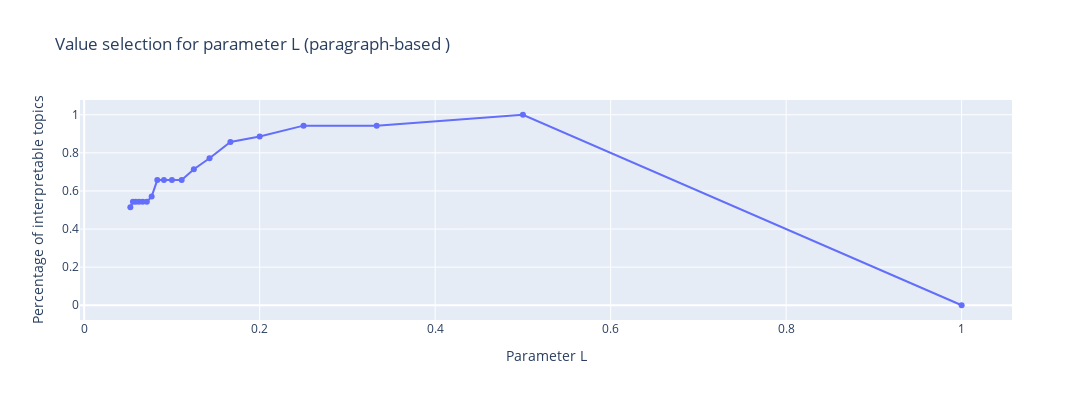

This figure's notebook cell:
### Markdown cell above
The following chart shows that when L = 0.5, the the percentage of interpretable topics is 100%, so we set L = 0.5 - ie, each topic needs at least 2(1/L) paragraphs to be interpreted.

### Code cell
df_topic_para2 = df_topic_para1.drop(['document_id', 'paragraphs'], axis = 1)
list_perc2 = []
for i in list_L:
    num = perc(i, df_topic_para2)
    list_perc2.append(num)

df_L2 = pd.DataFrame({'Parameter L': list_L, 'Percentage of interpretable topics': list_perc2})
fig_L2 = px.line(df_L2, x = 'Parameter L', y="Percentage of interpretable topics", title = 'Value selection for parameter L (paragraph-based )')
fig_L2.update_layout(autosize=False, width=1200, height=400)
fig_L2.update_traces(mode = "lines + markers")
fig_L2.show()

### Figure 1 — Plotly figure (JSON) as saved in the notebook; plotly's stock layout.template omitted (floating-point values rounded to 4 significant figures)
{"data": [{"hovertemplate": "Parameter L=%{x}<br>Percentage of interpretable topics=%{y}<extra></extra>", "legendgroup": "", "line": {"color": "#636efa", "dash": "solid"}, "mode": "lines+markers", "name": "", "orientation": "v", "showlegend": false, "type": "scatter", "x": [1, 0.5, 0.3333, 0.25, 0.2, 0.1667, 0.1429, 0.125, 0.1111, 0.1, 0.09091, 0.08333, 0.07692, 0.07143, 0.06667, 0.0625, 0.05882, 0.05556, 0.05263], "xaxis": "x", "y": [0, 1, 0.9429, 0.9429, 0.8857, 0.8571, 0.7714, 0.7143, 0.6571, 0.6571, 0.6571, 0.6571, 0.5714, 0.5429, 0.5429, 0.5429, 0.5429, 0.5429, 0.5143], "yaxis": "y"}], "layout": {"autosize": false, "height": 400, "legend": {"tracegroupgap": 0}, "title": {"text": "Value selection for parameter L (paragraph-based )"}, "width": 1200, "xaxis": {"anchor": "y", "domain": [0, 1], "title": {"text": "Parameter L"}}, "yaxis": {"anchor": "x", "domain": [0, 1], "title": {"text": "Percentage of interpretable topics"}}}}
